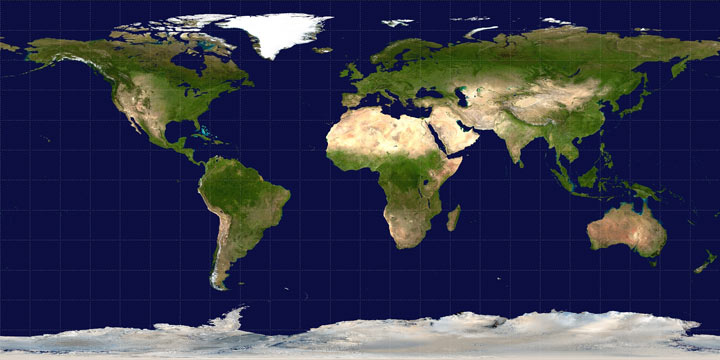
#> input picture unprojected.jpg, 720 x 360 px
$ python earth.py
#> lines starting #> are read from the running program, lines starting #| are printed output that depends on the picture
import matplotlib.pyplot as plt
from mpl_toolkits.mplot3d import Axes3D
import numpy as np
from matplotlib.cbook import get_sample_data
from matplotlib._png import read_png

# Use world image with shape (360 rows, 720 columns)
file = "unprojected.jpg"

img = plt.imread(file)/255.0   # get array of color

# Some needed functions / constant
r = 5
pi = np.pi
cos = np.cos
sin = np.sin
sqrt = np.sqrt

# Prep values to match the image shape (360 rows, 720 columns)
phi, theta = np.mgrid[0:pi:360j, 0:2*pi:720j]

# Parametric eq for a distorted globe (for demo purposes)
x = r * sin(phi) * cos(theta)
y = r * sin(phi) * sin(theta)
z = r * cos(phi)

fig = plt.figure()
ax = fig.add_subplot(111, projection='3d', label='axes1')

# Drape the image (img) on the globe's surface
sp = ax.plot_surface(x, y, z, \
                rstride=2, cstride=2, \
                facecolors=img)
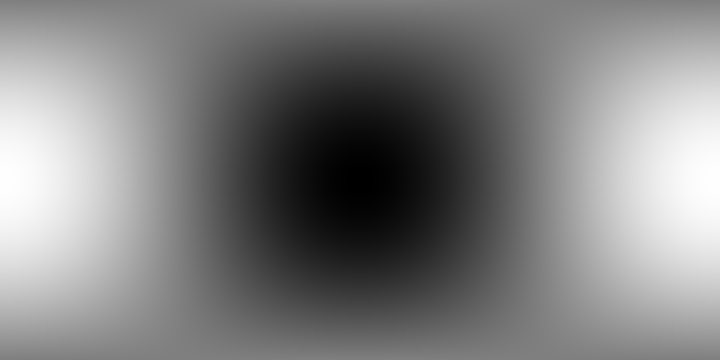
#> x: shape (360, 720) float64; min -5, max 5, mean 0.00441; drawn with min black and max white

#> (the run stopped early here; a loop or call above may not have finished)
